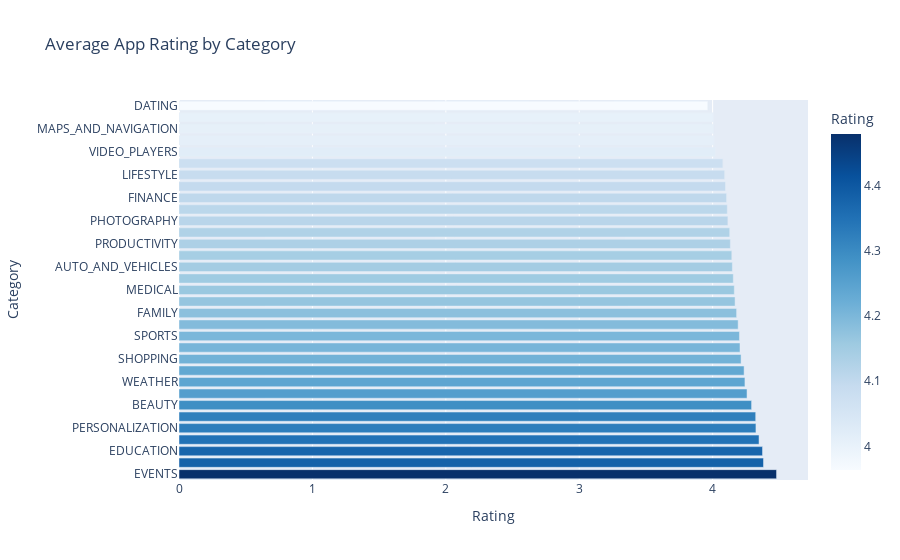

The code cell stored with this chart in its notebook:
### Code cell
import plotly.express as px

category_ratings = apps_df.groupby("Category")["Rating"].mean().reset_index()
category_ratings = category_ratings.sort_values(by="Rating", ascending=False)

fig = px.bar(category_ratings, 
             x="Rating", 
             y="Category", 
             orientation='h', 
             title="Average App Rating by Category",
             color="Rating",
             color_continuous_scale="blues")

fig.show()

### Figure 1 — Plotly figure (JSON) as saved in the notebook; plotly's stock layout.template omitted (floating-point values rounded to 4 significant figures)
{"data": [{"alignmentgroup": "True", "hovertemplate": "Rating=%{marker.color}<br>Category=%{y}<extra></extra>", "legendgroup": "", "marker": {"color": [4.479, 4.381, 4.374, 4.348, 4.324, 4.323, 4.292, 4.258, 4.242, 4.236, 4.213, 4.205, 4.201, 4.191, 4.18, 4.168, 4.162, 4.155, 4.148, 4.144, 4.133, 4.128, 4.114, 4.11, 4.105, 4.096, 4.09, 4.077, 4.021, 4.011, 4.009, 4.006, 3.964], "coloraxis": "coloraxis", "pattern": {"shape": ""}}, "name": "", "offsetgroup": "", "orientation": "h", "showlegend": false, "textposition": "auto", "type": "bar", "x": [4.479, 4.381, 4.374, 4.348, 4.324, 4.323, 4.292, 4.258, 4.242, 4.236, 4.213, 4.205, 4.201, 4.191, 4.18, 4.168, 4.162, 4.155, 4.148, 4.144, 4.133, 4.128, 4.114, 4.11, 4.105, 4.096, 4.09, 4.077, 4.021, 4.011, 4.009, 4.006, 3.964], "xaxis": "x", "y": ["EVENTS", "ART_AND_DESIGN", "EDUCATION", "PARENTING", "PERSONALIZATION", "BOOKS_AND_REFERENCE", "BEAUTY", "SOCIAL", "WEATHER", "GAME", "SHOPPING", "LIBRARIES_AND_DEMO", "SPORTS", "HEALTH_AND_FITNESS", "FAMILY", "COMICS", "MEDICAL", "ENTERTAINMENT", "AUTO_AND_VEHICLES", "NEWS_AND_MAGAZINES", "PRODUCTIVITY", "HOUSE_AND_HOME", "PHOTOGRAPHY", "FOOD_AND_DRINK", "FINANCE", "BUSINESS", "LIFESTYLE", "COMMUNICATION", "VIDEO_PLAYERS", "TRAVEL_AND_LOCAL", "MAPS_AND_NAVIGATION", "TOOLS", "DATING"], "yaxis": "y"}], "layout": {"barmode": "relative", "coloraxis": {"colorbar": {"title": {"text": "Rating"}}, "colorscale": [[0, "rgb(247,251,255)"], [0.125, "rgb(222,235,247)"], [0.25, "rgb(198,219,239)"], [0.375, "rgb(158,202,225)"], [0.5, "rgb(107,174,214)"], [0.625, "rgb(66,146,198)"], [0.75, "rgb(33,113,181)"], [0.875, "rgb(8,81,156)"], [1, "rgb(8,48,107)"]]}, "legend": {"tracegroupgap": 0}, "title": {"text": "Average App Rating by Category"}, "xaxis": {"anchor": "y", "domain": [0, 1], "title": {"text": "Rating"}}, "yaxis": {"anchor": "x", "domain": [0, 1], "title": {"text": "Category"}}}}
